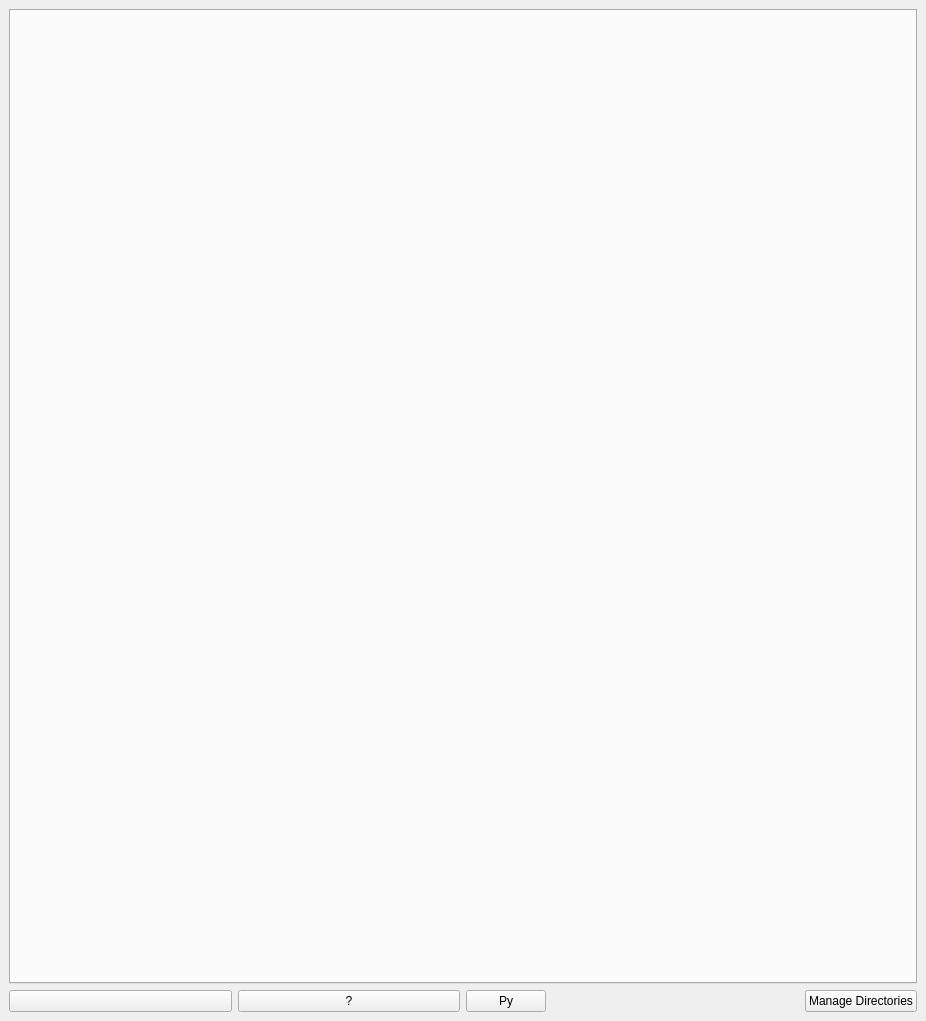
<?xml version="1.0" encoding="UTF-8"?>
<ui version="4.0">
 <class>DataManipulationInterface</class>
 <widget class="QMainWindow" name="DataManipulationInterface">
  <property name="geometry">
   <rect>
    <x>0</x>
    <y>0</y>
    <width>926</width>
    <height>1021</height>
   </rect>
  </property>
  <property name="windowTitle">
   <string>Inelastic Data Processor</string>
  </property>
  <widget class="QWidget" name="centralwidget">
   <layout class="QVBoxLayout" name="verticalLayout_20">
    <property name="topMargin">
     <number>9</number>
    </property>
    <item>
     <widget class="QTabWidget" name="twIDRTabs">
      <property name="sizePolicy">
       <sizepolicy hsizetype="Expanding" vsizetype="MinimumExpanding">
        <horstretch>0</horstretch>
        <verstretch>0</verstretch>
       </sizepolicy>
      </property>
      <property name="minimumSize">
       <size>
        <width>0</width>
        <height>0</height>
       </size>
      </property>
      <property name="currentIndex">
       <number>-1</number>
      </property>
      <property name="iconSize">
       <size>
        <width>14</width>
        <height>14</height>
       </size>
      </property>
     </widget>
    </item>
    <item>
     <layout class="QHBoxLayout" name="horizontalLayout_6">
      <item>
       <widget class="QPushButton" name="pbSettings">
        <property name="maximumSize">
         <size>
          <width>16777215</width>
          <height>16777215</height>
         </size>
        </property>
        <property name="text">
         <string/>
        </property>
       </widget>
      </item>
      <item>
       <widget class="QPushButton" name="pbHelp">
        <property name="sizePolicy">
         <sizepolicy hsizetype="Minimum" vsizetype="Fixed">
          <horstretch>0</horstretch>
          <verstretch>0</verstretch>
         </sizepolicy>
        </property>
        <property name="maximumSize">
         <size>
          <width>16777215</width>
          <height>16777215</height>
         </size>
        </property>
        <property name="toolTip">
         <string>Open interface help page in your web browser.</string>
        </property>
        <property name="text">
         <string>?</string>
        </property>
       </widget>
      </item>
      <item alignment="Qt::AlignLeft">
       <widget class="QPushButton" name="pbPythonExport">
        <property name="sizePolicy">
         <sizepolicy hsizetype="Minimum" vsizetype="Fixed">
          <horstretch>0</horstretch>
          <verstretch>0</verstretch>
         </sizepolicy>
        </property>
        <property name="maximumSize">
         <size>
          <width>16777215</width>
          <height>16777215</height>
         </size>
        </property>
        <property name="toolTip">
         <string>Export a Python script for the algorithms run on this tab.</string>
        </property>
        <property name="text">
         <string>Py</string>
        </property>
       </widget>
      </item>
      <item alignment="Qt::AlignRight|Qt::AlignVCenter">
       <widget class="QPushButton" name="pbManageDirectories">
        <property name="sizePolicy">
         <sizepolicy hsizetype="Preferred" vsizetype="Fixed">
          <horstretch>0</horstretch>
          <verstretch>0</verstretch>
         </sizepolicy>
        </property>
        <property name="text">
         <string>Manage Directories</string>
        </property>
       </widget>
      </item>
     </layout>
    </item>
   </layout>
  </widget>
 </widget>
 <tabstops>
  <tabstop>twIDRTabs</tabstop>
  <tabstop>pbHelp</tabstop>
  <tabstop>pbPythonExport</tabstop>
  <tabstop>pbManageDirectories</tabstop>
 </tabstops>
 <resources>
  <include location="../../../MantidPlot/icons/icons.qrc"/>
 </resources>
 <connections/>
</ui>
